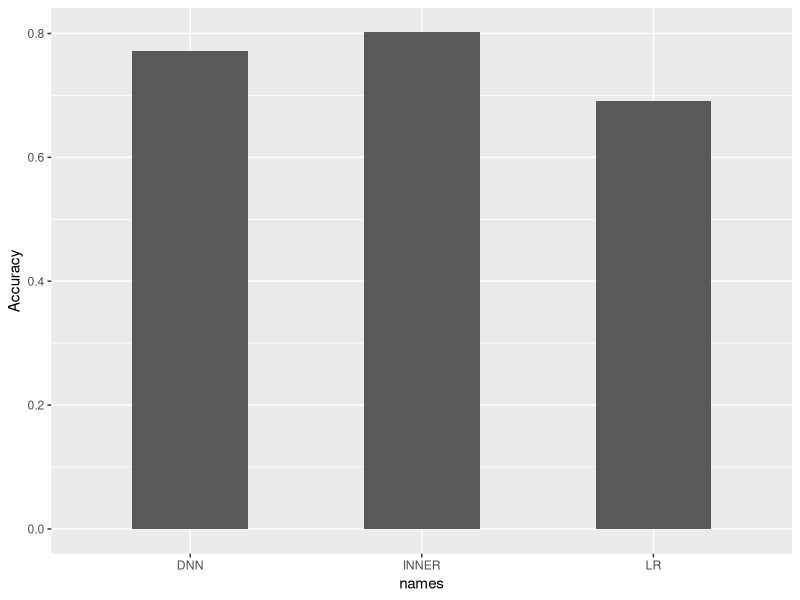
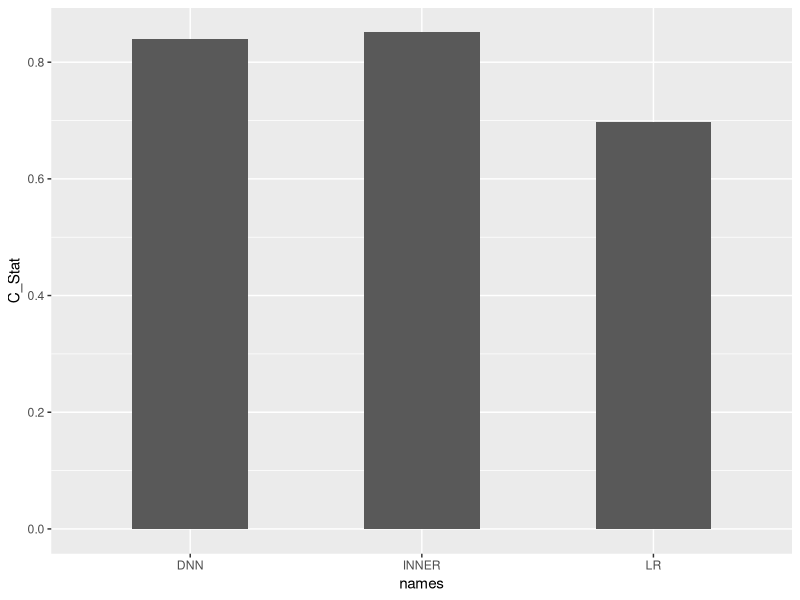
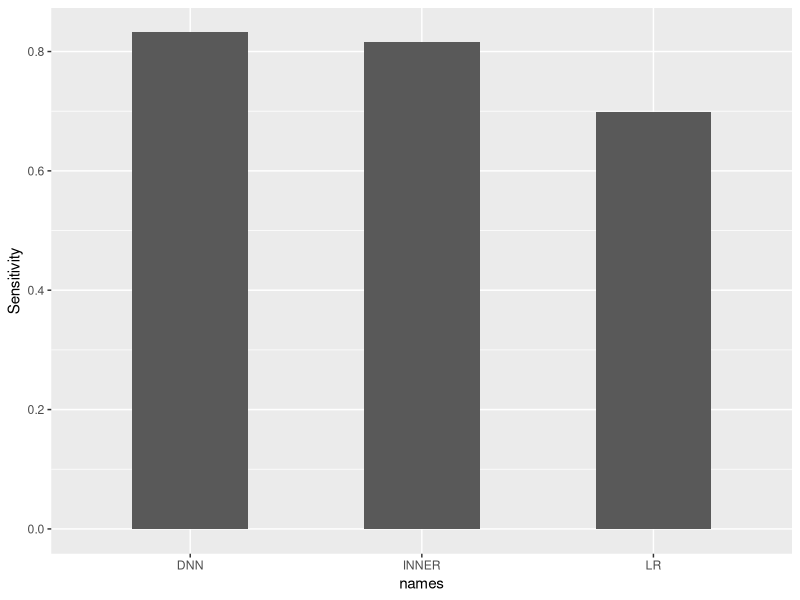
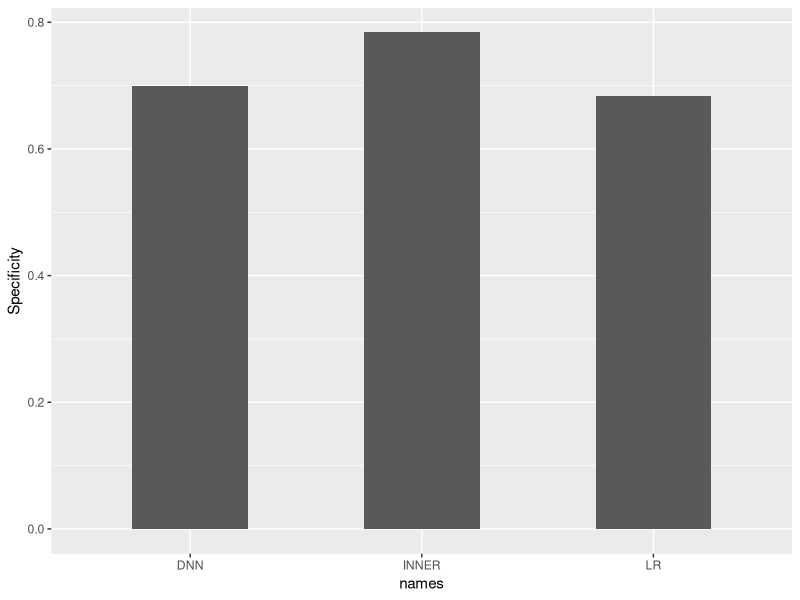
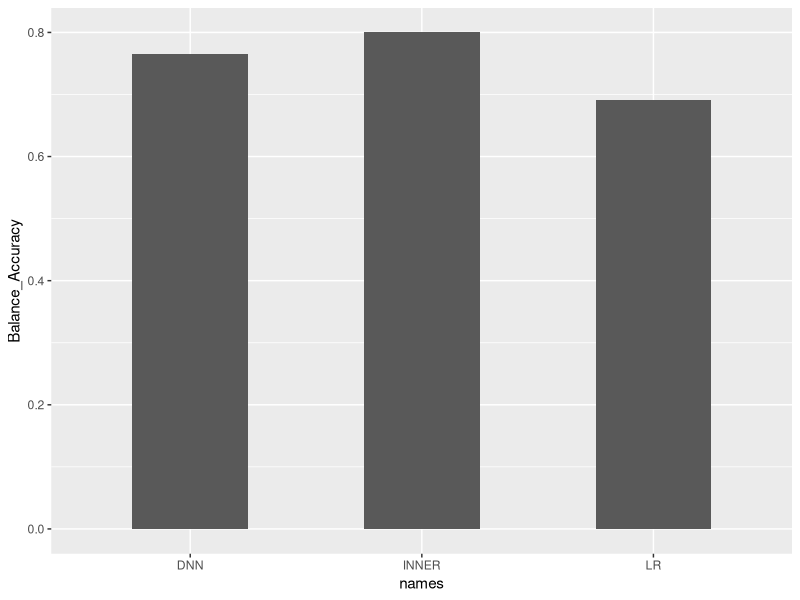

These figures' R source, in order:
## ---- chunk 1
knitr::opts_chunk$set(echo = TRUE)
## ---- chunk 2
library(ggplot2)
df = data.frame(names = c("INNER", "DNN" , "LR"), Accuracy = c(.8017, .7719, .6902), C_Stat = c(.851, .839, .698), Sensitivity = c(.816, .832, .698), Specificity = c(.784, .7, .683), Balance_Accuracy = c(.8, .766, .691))
ggplot(df, aes(x=names, y=Accuracy)) + 
  geom_bar(stat = "identity", width=.5)+
  scale_fill_hue(c = 40) +
  theme(legend.position="none")
  
ggplot(df, aes(x=names, y=C_Stat)) + 
  geom_bar(stat = "identity", width=.5)
ggplot(df, aes(x=names, y=Sensitivity)) + 
  geom_bar(stat = "identity", width=.5)
ggplot(df, aes(x=names, y=Specificity)) + 
  geom_bar(stat = "identity", width=.5)
ggplot(df, aes(x=names, y=Balance_Accuracy)) + 
  geom_bar(stat = "identity", width=.5)
